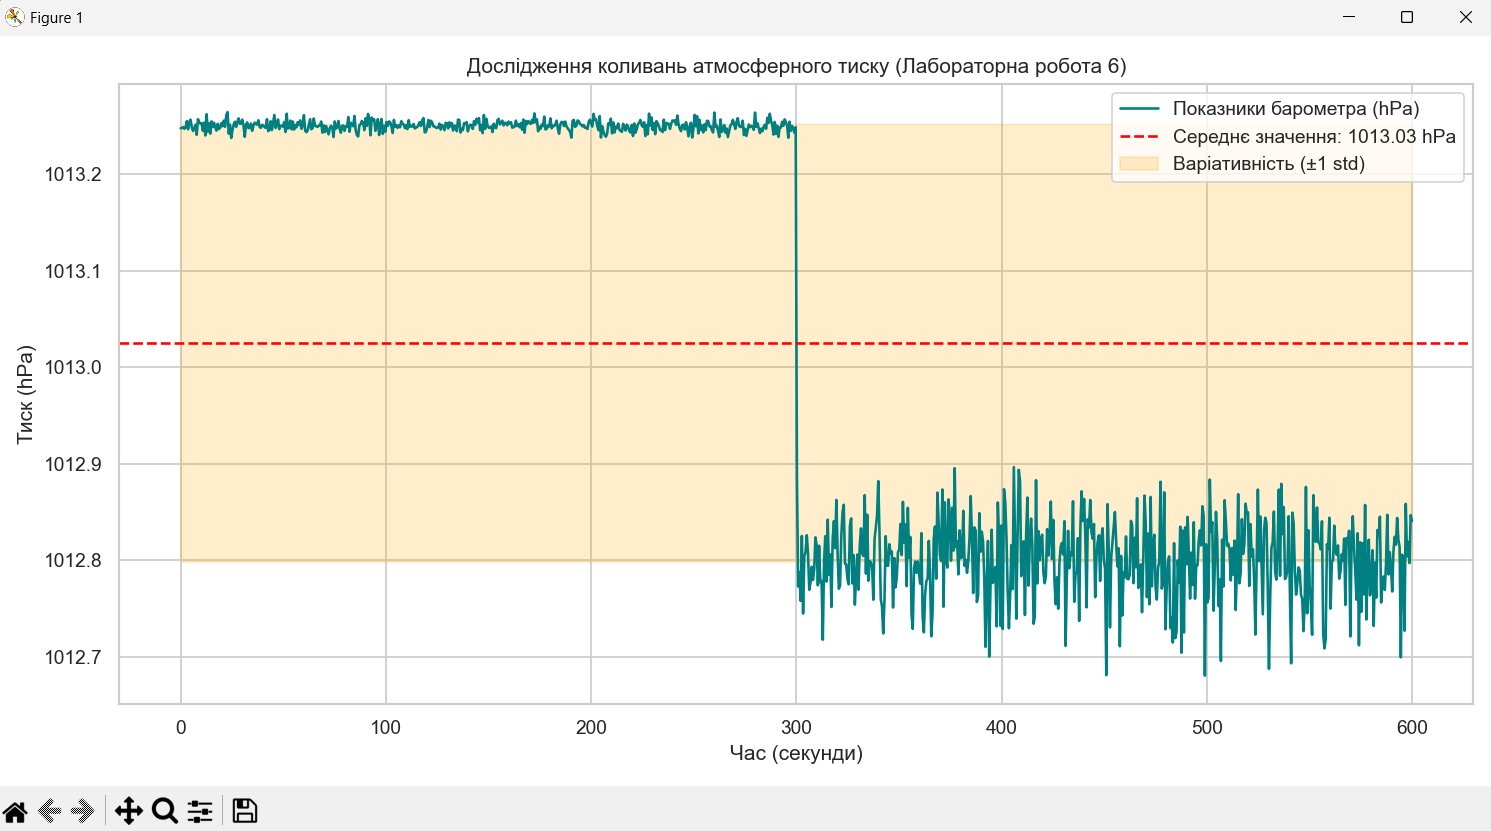

This figure's Python source:
import pandas as pd
import numpy as np
import matplotlib.pyplot as plt
import seaborn as sns
from scipy import stats

def analyze_pressure_data(file_path):

    try:
        # Phyphox може використовувати коми або крапки з комою залежно від налаштувань
        df = pd.read_csv(file_path)
        
        # Автоматичне перейменування колонок, якщо вони мають специфічні назви від Phyphox
        if len(df.columns) >= 2:
            df = df.iloc[:, [0, 1]] # беремо перші дві колонки
            df.columns = ['time', 'pressure']
        else:
            print("Помилка: Некоректна структура CSV файлу.")
            return

    except FileNotFoundError:
        print(f"Помилка: Файл {file_path} не знайдено.")
        return

    # Розрахунок основних статистичних показників
    mean_p = df['pressure'].mean()
    std_p = df['pressure'].std()
    max_p = df['pressure'].max()
    min_p = df['pressure'].min()

    # Візуалізація
    sns.set_theme(style="whitegrid")
    plt.figure(figsize=(12, 6))
    
    plt.plot(df['time'], df['pressure'], label='Показники барометра (hPa)', color='teal', linewidth=1.5)
    plt.axhline(mean_p, color='red', linestyle='--', label=f'Середнє значення: {mean_p:.2f} hPa')
    
    # Виділення зони стандартного відхилення
    plt.fill_between(df['time'], mean_p - std_p, mean_p + std_p, color='orange', alpha=0.2, label='Варіативність (±1 std)')
    
    plt.title('Дослідження коливань атмосферного тиску (Лабораторна робота 6)')
    plt.xlabel('Час (секунди)')
    plt.ylabel('Тиск (hPa)')
    plt.legend(loc='upper right')
    
    plt.tight_layout()
    plt.show()

    # Вивід аналітичного звіту
    print(f"--- Результати аналізу (Мідловець А. Л., ТВ-33) ---")
    print(f"Середній тиск: {mean_p:.4f} hPa")
    print(f"Діапазон (max - min): {max_p - min_p:.4f} hPa")
    print(f"Стандартне відхилення: {std_p:.4f}")
    
    if std_p > 0.03:
        print("Висновок: Виявлено значні мікроколивання тиску. Можливий вплив вітру або переміщення між приміщеннями.")
    else:
        print("Висновок: Тиск стабільний. Дані відповідають умовам закритого приміщення без активної вентиляції.")

if __name__ == "__main__":
   
    filename = 'sensor_data_example.csv'
    
    demo_time = np.linspace(0, 600, 1000) 
    

    room_pressure = np.random.normal(1013.25, 0.005, 500)
    street_pressure = np.random.normal(1012.80, 0.04, 500)
    demo_press = np.concatenate([room_pressure, street_pressure])
    
    demo_df = pd.DataFrame({'time': demo_time, 'pressure': demo_press})
    demo_df.to_csv(filename, index=False)
    
    print(f"Демонстраційні дані збережено у {filename}. Починаю аналіз...")
    analyze_pressure_data(filename)
